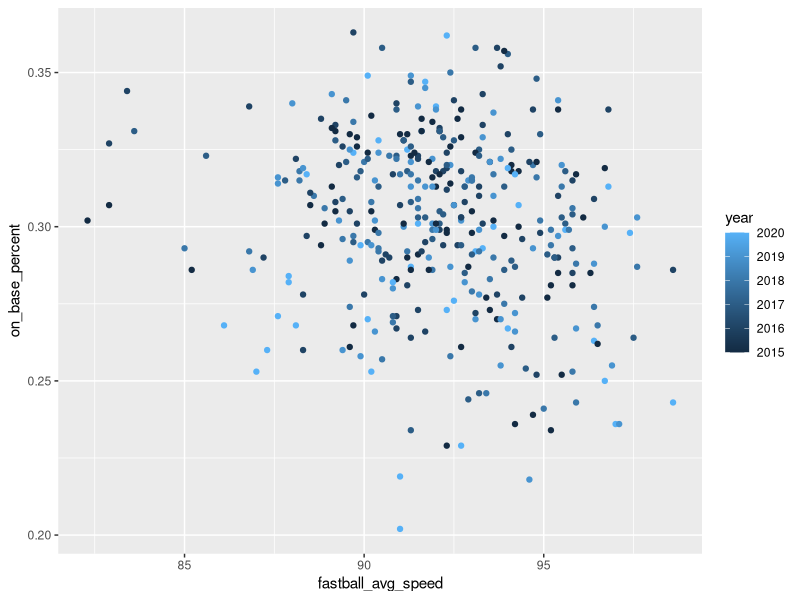
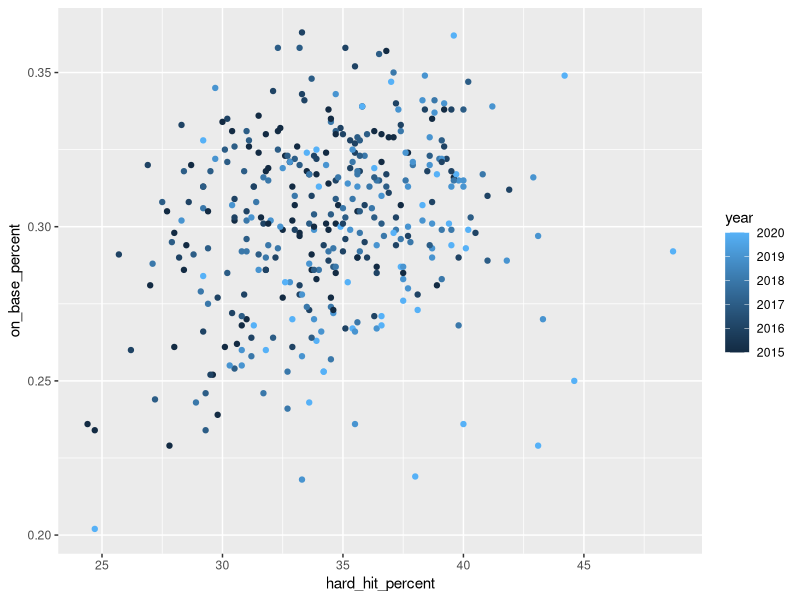
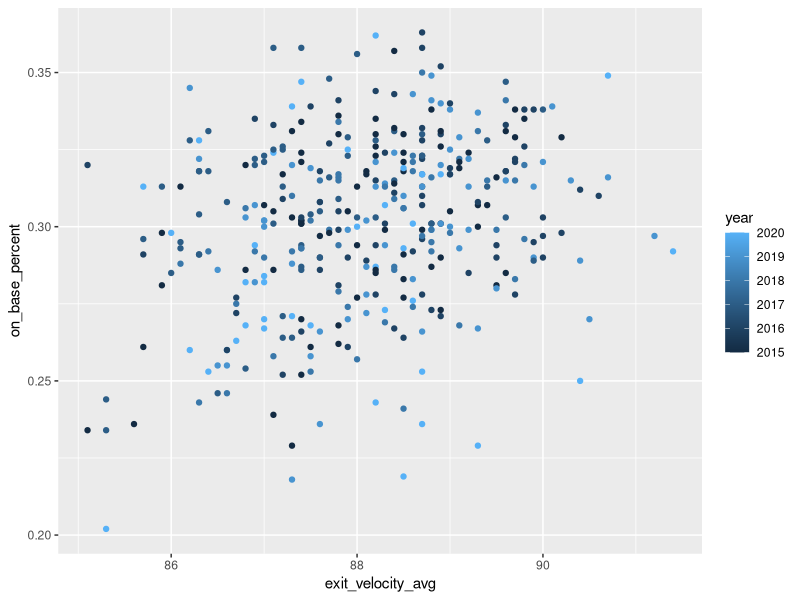
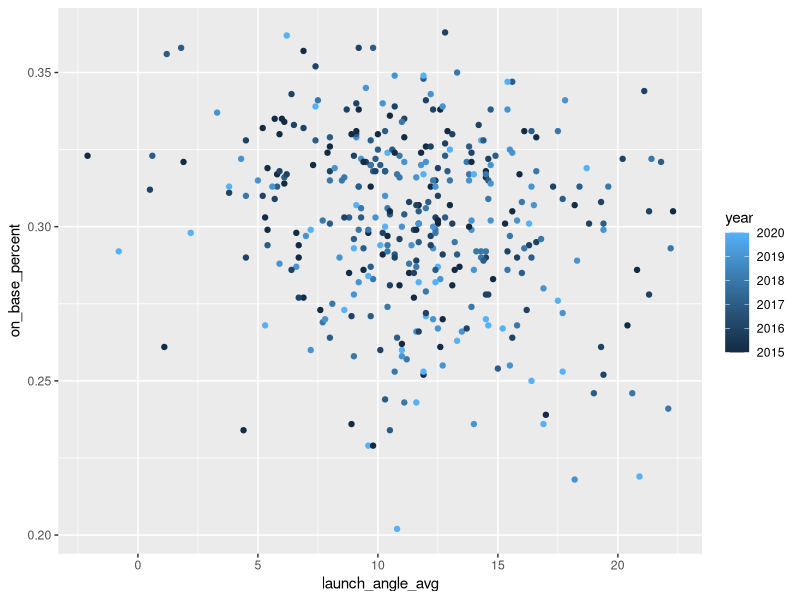
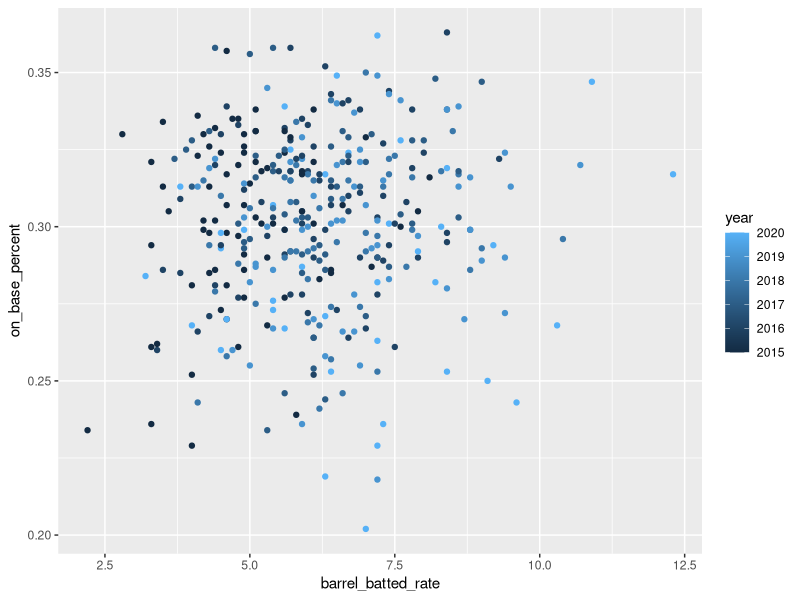
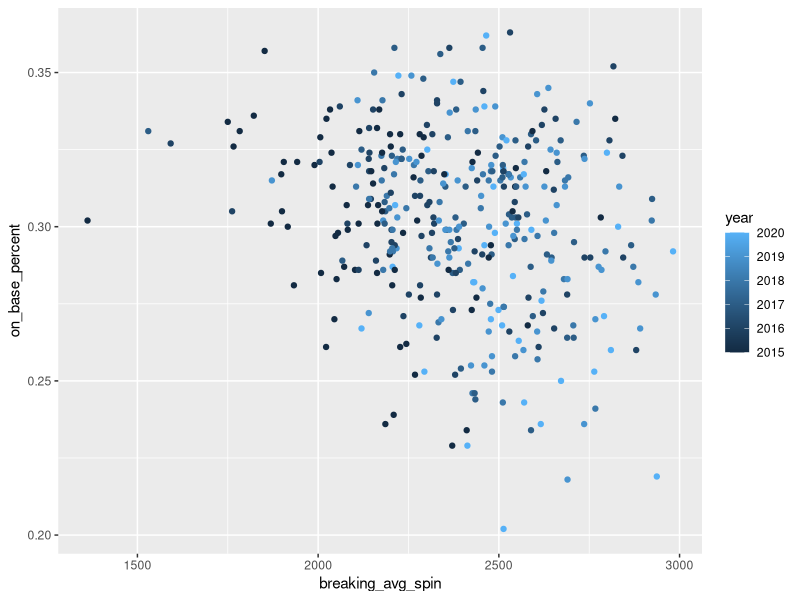
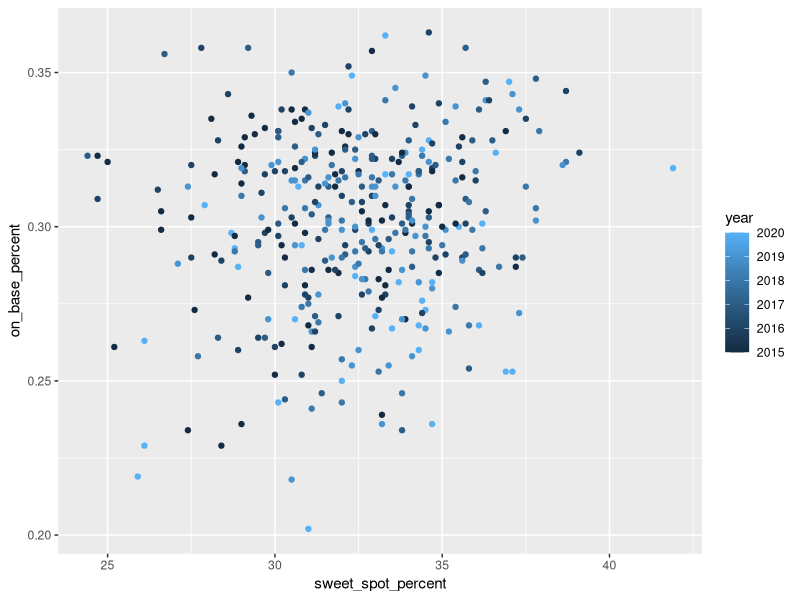
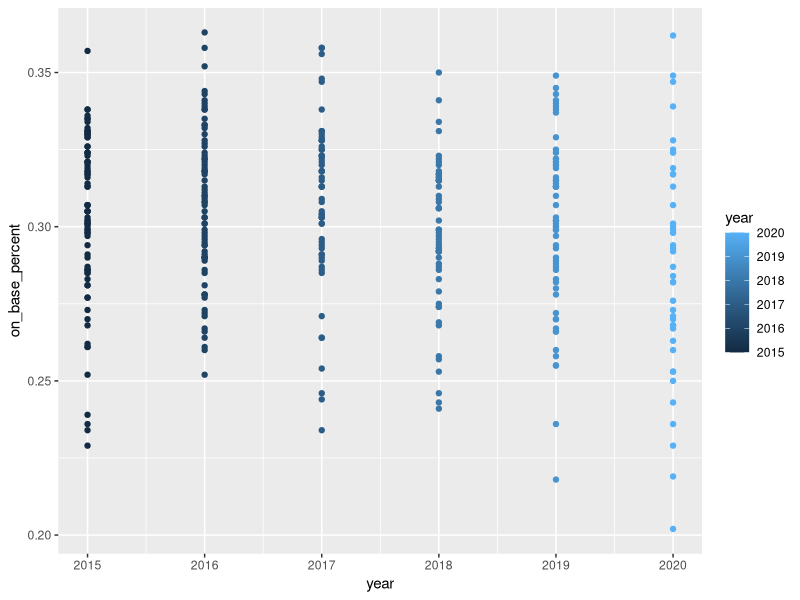

Generate these figures, in order, with R:
## ---- chunk 1
library(tidyverse)
#Read in data
advancedPitchers <-  read_csv("CSVs/AdvancedPitcherMetrics.csv")
advancedPitchers <- tibble(advancedPitchers)
advancedPitchers <- advancedPitchers %>% mutate(name=paste(first_name, last_name))

advancedPitchers <- advancedPitchers %>% mutate(name=paste(first_name, last_name))

advancedPitchers <- advancedPitchers[order(advancedPitchers$name),]


## ---- chunk 2
library(ggplot2)
ggplot(data = advancedPitchers) + geom_point(aes(x = fastball_avg_speed, y = on_base_percent, color= year))

ggplot(data = advancedPitchers) + geom_point(aes(x = hard_hit_percent, y = on_base_percent, color= year))
#Definitely something here!

ggplot(data = advancedPitchers) + geom_point(aes(x = exit_velocity_avg, y = on_base_percent, color= year))
#maybe a tiny bit

ggplot(data = advancedPitchers) + geom_point(aes(x = launch_angle_avg, y = on_base_percent, color= year))

ggplot(data = advancedPitchers) + geom_point(aes(x = barrel_batted_rate, y = on_base_percent, color= year))

ggplot(data = advancedPitchers) + geom_point(aes(x = breaking_avg_spin, y = on_base_percent, color= year))

ggplot(data = advancedPitchers) + geom_point(aes(x = sweet_spot_percent, y = on_base_percent, color= year))
#eh kinda

ggplot(data = advancedPitchers) + geom_point(aes(x = year, y = on_base_percent, color= year))


## ---- chunk 3
mylm <- lm(on_base_percent ~  hard_hit_percent * sweet_spot_percent * exit_velocity_avg * year, data = advancedPitchers)

#Analyze Findings
summary(mylm)
summary(mylm)$r.squared 
## ---- chunk 4

mylm <- lm(on_base_percent ~  fastball_avg_speed * breaking_avg_speed * offspeed_avg_speed * fastball_avg_spin * breaking_avg_spin * offspeed_avg_spin, data = advancedPitchers)

#Analyze Findings
summary(mylm)
summary(mylm)$r.squared 

#These findings still don't really help us at all. Back to the drawing board.

## ---- chunk 5
#Let's explore another model idea using advanced metrics for hitters
mylm <- lm(on_base_percent ~  exit_velocity_avg * launch_angle_avg * hard_hit_percent * sweet_spot_percent * barrel_batted_rate * solidcontact_percent,  data = advancedPitchers)

#Analyze Findings
summary(mylm)
summary(mylm)$r.squared 

#Again, not too useful at all. Consider something different.
## ---- chunk 6
ggplot(advancedPitchers, aes(x=year, y=on_base_percent, group = year)) +
  geom_boxplot()


